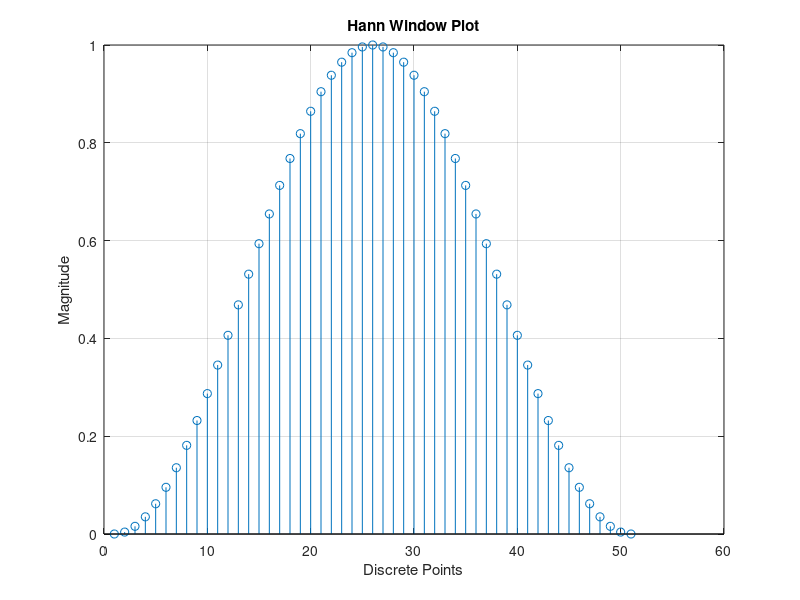

This chart was generated by the following MATLAB code: (Note: this script raises an error after producing the figure.)
%% -- TASK 10 --
% Generate an N = 50 samples long Hann window and use your "DFTsum()" function to perform a DFT ongenerated window. 
% Plot the results, both in time and frequency domain. 
% What regions of the frequency plot correspond to low frequency components and what regions correspond to high frequency components?

clear all;
clc;
close all;

N = 50;
n = 0:N;

x = 1/2*(1-cos(2*pi*n/N));

stem(n, x,'o-');
stem(abs(x));
grid on;
xlabel('Discrete Points')
ylabel('Magnitude')
title('Hann Window Plot')
hold on;
X = DFTsum (x)
stem(abs(X));

%% -- TASK 11 --
figure